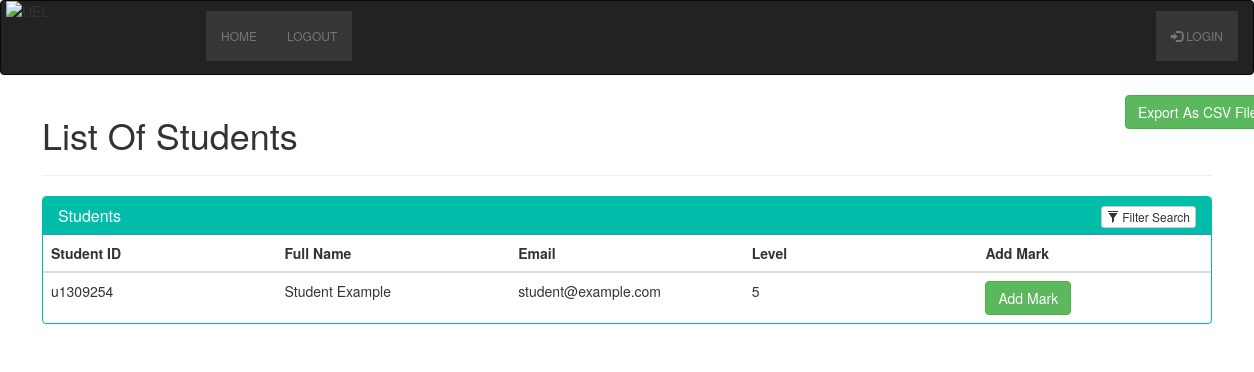
/assessment/lecturer/view-students.php, run on the app's committed database.
### tables this page shows
CREATE TABLE `users` (
  `id` varchar(8) NOT NULL,
  `name` varchar(25) NOT NULL,
  `surname` varchar(25) NOT NULL,
  `email` varchar(100) NOT NULL,
  `username` varchar(10) NOT NULL,
  `password` varchar(10) NOT NULL,
  `rank` varchar(15) NOT NULL,
  `level` int(1) NOT NULL,
  PRIMARY KEY  (`id`)
);

### assessment/lecturer/view-students.php (the view, shortened to what this page needs)
<!DOCTYPE html>
<html>
	<?php
		include "../includes/header.php";
		include "../includes/lecturer-navbar.php";
    include "../db_handler.php";
	?>
  <link rel="stylesheet" href="https://maxcdn.bootstrapcdn.com/bootstrap/3.3.7/css/bootstrap.min.css">
<head>
    <link rel="stylesheet" type="text/css" href="bootstrap/css/bootstrap.min.css"/>
</head>
<body>
<div class="container">
    <div class="row">
      <form class="form-horizontal" style="float: right;" action="view-students.php" method="post" name="export" enctype="multipart/form-data">
          <div class="form-group">
            <div class="col-md-4 col-md-offset-4">
              <input type="submit" name="export" class="btn btn-success" value="Export As CSV File"/>
            </div>
          </div>
        </form>
    	<h1>List Of Students</h1>
    	<hr>
        <div class="panel panel-primary filterable" style="border-color: #00bdaa;">
            <div class="panel-heading" style="background-color: #00bdaa;">
                <h3 class="panel-title">Students</h3>
                <div class="pull-right">
                    <button class="btn btn-default btn-xs btn-filter"><span class="glyphicon glyphicon-filter"></span> Filter Search</button>
                </div>
            </div>
            <table class="table">
                <thead>
                    <tr class="filters">
                        <th><input type="text" class="form-control" placeholder="Student ID" disabled></th>
                        <th><input type="text" class="form-control" placeholder="Full Name" disabled></th>
                        <th><input type="text" class="form-control" placeholder="Email" disabled></th>
                        <th><input type="text" class="form-control" placeholder="Level" disabled></th>
                        <th><input type="text" class="form-control" placeholder="Add Mark" disabled></th>
                    </tr>
                </thead>
                <tbody>
                    <?php
                        $output = '';
                        if(isset($_POST["query"]))
                        {
                         $search = mysqli_real_escape_string($conn, $_POST["query"]);
                         $query = "
                          SELECT * FROM users
                          WHERE name LIKE '%".$search."%'
                          OR surname LIKE '%".$search."%'
                          OR email LIKE '%".$search."%'
                          OR username LIKE '%".$search."%'
                          OR level LIKE '%".$search."%'
                         ";
                        }
                        else
                        {
                          $query = "SELECT * FROM users WHERE rank='student' ORDER BY name asc";
                        }
                        $result = mysqli_query($conn, $query);
                        if(mysqli_num_rows($result) > 0)
                        {
                         while($row = mysqli_fetch_array($result))
                         {
                        $username = $row["username"];
                          $output .= '
                           <tr>
                            <td>'.$row["id"].'</td>
                            <td>'.$row["name"]. ' ' .$row["surname"].'</td>
                            <td>'.$row["email"].'</td>
                            <td>'.$row["level"].'</td>
                            <td>
                              <button type="button" class="btn btn-success"><a href="add-mark.php?id=' . $username . '" style="color: white;">Add Mark</a></button>
                            </td>
                           </tr>
                          ';
                         }
                         echo $output;
                        }
                    ?>
                    </tbody>
                </table>
            </div>
        </div>
    </div>
</body>
</html>

### assessment/includes/lecturer-navbar.php (style rules this page uses)
div { display: block; }

### assessment/lecturer/view-students.php (style rules this page uses)
.filterable { margin-top: 15px; }
.filterable .panel-heading .pull-right { margin-top: -20px; }
.filterable .filters input[disabled] { background-color: transparent; border: none; cursor: auto; box-shadow: none; padding: 0; height: auto; }

### data on the page
users: id "u1309254", name "Student", surname "Example", email "student@example.com", level "5"

### other printed values
$name "HOME"
$name "LOGOUT"
